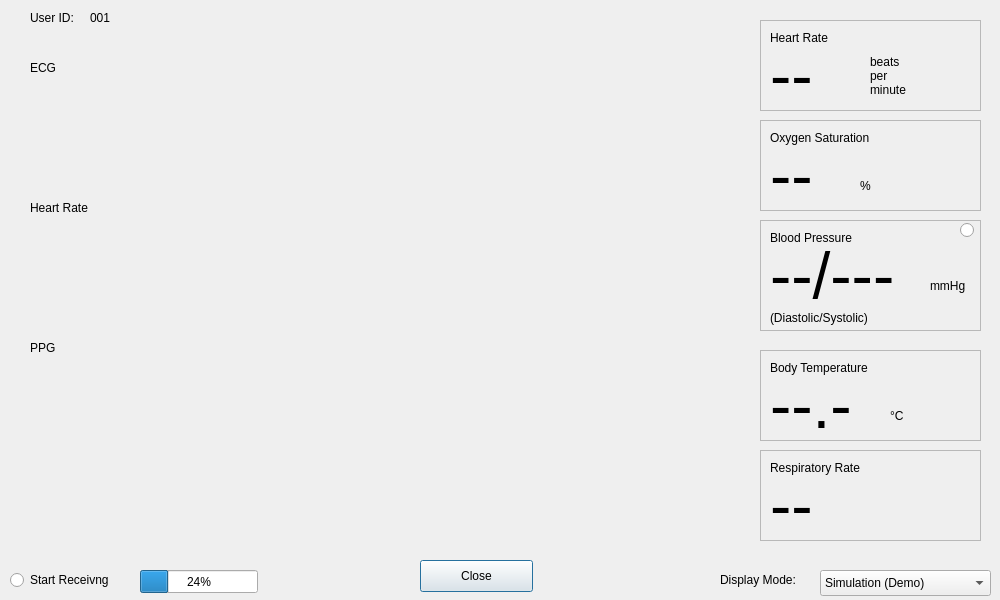
<?xml version="1.0" encoding="UTF-8"?>
<ui version="4.0">
 <class>Monitor</class>
 <widget class="QDialog" name="Monitor">
  <property name="geometry">
   <rect>
    <x>0</x>
    <y>0</y>
    <width>1000</width>
    <height>600</height>
   </rect>
  </property>
  <property name="minimumSize">
   <size>
    <width>1000</width>
    <height>600</height>
   </size>
  </property>
  <property name="maximumSize">
   <size>
    <width>1000</width>
    <height>600</height>
   </size>
  </property>
  <property name="windowTitle">
   <string>Monitor Window</string>
  </property>
  <widget class="QWidget" name="verticalLayoutWidget">
   <property name="geometry">
    <rect>
     <x>30</x>
     <y>80</y>
     <width>701</width>
     <height>111</height>
    </rect>
   </property>
   <layout class="QVBoxLayout" name="ecg_layout"/>
  </widget>
  <widget class="QPushButton" name="close_button">
   <property name="geometry">
    <rect>
     <x>420</x>
     <y>560</y>
     <width>113</width>
     <height>32</height>
    </rect>
   </property>
   <property name="text">
    <string>Close</string>
   </property>
  </widget>
  <widget class="QWidget" name="verticalLayoutWidget_2">
   <property name="geometry">
    <rect>
     <x>30</x>
     <y>220</y>
     <width>701</width>
     <height>111</height>
    </rect>
   </property>
   <layout class="QVBoxLayout" name="hr_layout"/>
  </widget>
  <widget class="QLabel" name="userid_label">
   <property name="geometry">
    <rect>
     <x>30</x>
     <y>10</y>
     <width>61</width>
     <height>16</height>
    </rect>
   </property>
   <property name="text">
    <string>User ID:</string>
   </property>
  </widget>
  <widget class="QLabel" name="ecg_fig_label">
   <property name="geometry">
    <rect>
     <x>30</x>
     <y>60</y>
     <width>241</width>
     <height>16</height>
    </rect>
   </property>
   <property name="text">
    <string>ECG</string>
   </property>
  </widget>
  <widget class="QLabel" name="hr_fig_label">
   <property name="geometry">
    <rect>
     <x>30</x>
     <y>200</y>
     <width>241</width>
     <height>16</height>
    </rect>
   </property>
   <property name="text">
    <string>Heart Rate</string>
   </property>
  </widget>
  <widget class="QWidget" name="verticalLayoutWidget_3">
   <property name="geometry">
    <rect>
     <x>30</x>
     <y>360</y>
     <width>701</width>
     <height>111</height>
    </rect>
   </property>
   <layout class="QVBoxLayout" name="ppg_layout"/>
  </widget>
  <widget class="QLabel" name="ppg_fig_label">
   <property name="geometry">
    <rect>
     <x>30</x>
     <y>340</y>
     <width>241</width>
     <height>16</height>
    </rect>
   </property>
   <property name="text">
    <string>PPG</string>
   </property>
  </widget>
  <widget class="QFrame" name="hr_frame">
   <property name="geometry">
    <rect>
     <x>760</x>
     <y>20</y>
     <width>221</width>
     <height>91</height>
    </rect>
   </property>
   <property name="frameShape">
    <enum>QFrame::StyledPanel</enum>
   </property>
   <property name="frameShadow">
    <enum>QFrame::Raised</enum>
   </property>
   <widget class="QLabel" name="hr_unit">
    <property name="geometry">
     <rect>
      <x>110</x>
      <y>20</y>
      <width>181</width>
      <height>71</height>
     </rect>
    </property>
    <property name="text">
     <string>beats
per
minute</string>
    </property>
   </widget>
   <widget class="QLabel" name="hr_value">
    <property name="geometry">
     <rect>
      <x>10</x>
      <y>10</y>
      <width>161</width>
      <height>91</height>
     </rect>
    </property>
    <property name="font">
     <font>
      <pointsize>48</pointsize>
     </font>
    </property>
    <property name="text">
     <string>--</string>
    </property>
   </widget>
   <widget class="QLabel" name="hr_label">
    <property name="geometry">
     <rect>
      <x>10</x>
      <y>10</y>
      <width>181</width>
      <height>16</height>
     </rect>
    </property>
    <property name="text">
     <string>Heart Rate</string>
    </property>
   </widget>
  </widget>
  <widget class="QFrame" name="spo2_frame">
   <property name="geometry">
    <rect>
     <x>760</x>
     <y>120</y>
     <width>221</width>
     <height>91</height>
    </rect>
   </property>
   <property name="frameShape">
    <enum>QFrame::StyledPanel</enum>
   </property>
   <property name="frameShadow">
    <enum>QFrame::Raised</enum>
   </property>
   <widget class="QLabel" name="spo2_unit">
    <property name="geometry">
     <rect>
      <x>100</x>
      <y>30</y>
      <width>181</width>
      <height>71</height>
     </rect>
    </property>
    <property name="text">
     <string>%</string>
    </property>
   </widget>
   <widget class="QLabel" name="spo2_value">
    <property name="geometry">
     <rect>
      <x>10</x>
      <y>10</y>
      <width>101</width>
      <height>91</height>
     </rect>
    </property>
    <property name="font">
     <font>
      <pointsize>48</pointsize>
     </font>
    </property>
    <property name="text">
     <string>--</string>
    </property>
   </widget>
   <widget class="QLabel" name="spo2_label">
    <property name="geometry">
     <rect>
      <x>10</x>
      <y>10</y>
      <width>181</width>
      <height>16</height>
     </rect>
    </property>
    <property name="text">
     <string>Oxygen Saturation</string>
    </property>
   </widget>
  </widget>
  <widget class="QFrame" name="bp_frame">
   <property name="geometry">
    <rect>
     <x>760</x>
     <y>220</y>
     <width>221</width>
     <height>111</height>
    </rect>
   </property>
   <property name="frameShape">
    <enum>QFrame::StyledPanel</enum>
   </property>
   <property name="frameShadow">
    <enum>QFrame::Raised</enum>
   </property>
   <widget class="QLabel" name="bp_desc">
    <property name="geometry">
     <rect>
      <x>10</x>
      <y>90</y>
      <width>181</width>
      <height>16</height>
     </rect>
    </property>
    <property name="text">
     <string>(Diastolic/Systolic)</string>
    </property>
   </widget>
   <widget class="QLabel" name="bp_label">
    <property name="geometry">
     <rect>
      <x>10</x>
      <y>10</y>
      <width>181</width>
      <height>16</height>
     </rect>
    </property>
    <property name="text">
     <string>Blood Pressure</string>
    </property>
   </widget>
   <widget class="QLabel" name="bp_value">
    <property name="geometry">
     <rect>
      <x>10</x>
      <y>10</y>
      <width>201</width>
      <height>91</height>
     </rect>
    </property>
    <property name="font">
     <font>
      <pointsize>48</pointsize>
     </font>
    </property>
    <property name="text">
     <string>--/---</string>
    </property>
   </widget>
   <widget class="QLabel" name="bp_unit">
    <property name="geometry">
     <rect>
      <x>170</x>
      <y>30</y>
      <width>181</width>
      <height>71</height>
     </rect>
    </property>
    <property name="text">
     <string>mmHg</string>
    </property>
   </widget>
   <widget class="QRadioButton" name="radioButton">
    <property name="geometry">
     <rect>
      <x>200</x>
      <y>0</y>
      <width>100</width>
      <height>20</height>
     </rect>
    </property>
    <property name="text">
     <string/>
    </property>
   </widget>
  </widget>
  <widget class="QFrame" name="temp_frame">
   <property name="geometry">
    <rect>
     <x>760</x>
     <y>350</y>
     <width>221</width>
     <height>91</height>
    </rect>
   </property>
   <property name="frameShape">
    <enum>QFrame::StyledPanel</enum>
   </property>
   <property name="frameShadow">
    <enum>QFrame::Raised</enum>
   </property>
   <widget class="QLabel" name="temp_value">
    <property name="geometry">
     <rect>
      <x>10</x>
      <y>10</y>
      <width>201</width>
      <height>91</height>
     </rect>
    </property>
    <property name="font">
     <font>
      <pointsize>48</pointsize>
     </font>
    </property>
    <property name="text">
     <string>--.-</string>
    </property>
   </widget>
   <widget class="QLabel" name="temp_label">
    <property name="geometry">
     <rect>
      <x>10</x>
      <y>10</y>
      <width>181</width>
      <height>16</height>
     </rect>
    </property>
    <property name="text">
     <string>Body Temperature</string>
    </property>
   </widget>
   <widget class="QLabel" name="temp_unit">
    <property name="geometry">
     <rect>
      <x>130</x>
      <y>50</y>
      <width>31</width>
      <height>31</height>
     </rect>
    </property>
    <property name="text">
     <string>°C</string>
    </property>
   </widget>
  </widget>
  <widget class="QFrame" name="rr_frame">
   <property name="geometry">
    <rect>
     <x>760</x>
     <y>450</y>
     <width>221</width>
     <height>91</height>
    </rect>
   </property>
   <property name="frameShape">
    <enum>QFrame::StyledPanel</enum>
   </property>
   <property name="frameShadow">
    <enum>QFrame::Raised</enum>
   </property>
   <widget class="QLabel" name="label_17">
    <property name="geometry">
     <rect>
      <x>10</x>
      <y>10</y>
      <width>181</width>
      <height>16</height>
     </rect>
    </property>
    <property name="text">
     <string>Respiratory Rate</string>
    </property>
   </widget>
   <widget class="QLabel" name="label_15">
    <property name="geometry">
     <rect>
      <x>10</x>
      <y>10</y>
      <width>201</width>
      <height>91</height>
     </rect>
    </property>
    <property name="font">
     <font>
      <pointsize>48</pointsize>
     </font>
    </property>
    <property name="text">
     <string>--</string>
    </property>
   </widget>
  </widget>
  <widget class="QLabel" name="userid_value">
   <property name="geometry">
    <rect>
     <x>90</x>
     <y>10</y>
     <width>61</width>
     <height>16</height>
    </rect>
   </property>
   <property name="text">
    <string>001</string>
   </property>
  </widget>
  <widget class="QComboBox" name="mode_combobox">
   <property name="geometry">
    <rect>
     <x>820</x>
     <y>570</y>
     <width>171</width>
     <height>26</height>
    </rect>
   </property>
   <item>
    <property name="text">
     <string>Simulation (Demo)</string>
    </property>
   </item>
   <item>
    <property name="text">
     <string>Short-term Assessment</string>
    </property>
   </item>
   <item>
    <property name="text">
     <string>Long-term Monitoring</string>
    </property>
   </item>
  </widget>
  <widget class="QLabel" name="mode_label">
   <property name="geometry">
    <rect>
     <x>720</x>
     <y>570</y>
     <width>91</width>
     <height>20</height>
    </rect>
   </property>
   <property name="text">
    <string>Display Mode:</string>
   </property>
  </widget>
  <widget class="QProgressBar" name="progressBar">
   <property name="geometry">
    <rect>
     <x>140</x>
     <y>570</y>
     <width>118</width>
     <height>23</height>
    </rect>
   </property>
   <property name="value">
    <number>24</number>
   </property>
  </widget>
  <widget class="QRadioButton" name="start_receive_button">
   <property name="geometry">
    <rect>
     <x>10</x>
     <y>570</y>
     <width>121</width>
     <height>20</height>
    </rect>
   </property>
   <property name="text">
    <string>Start Receivng</string>
   </property>
  </widget>
 </widget>
 <resources/>
 <connections/>
</ui>
